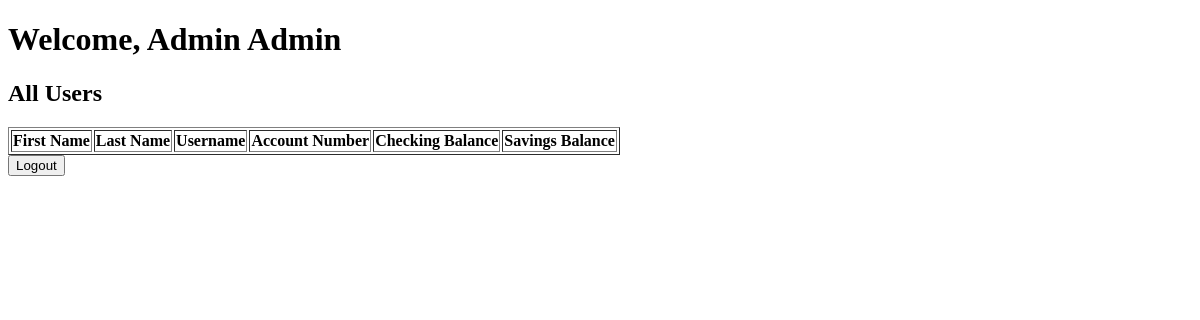
The app's page /admin (signed in), older data.
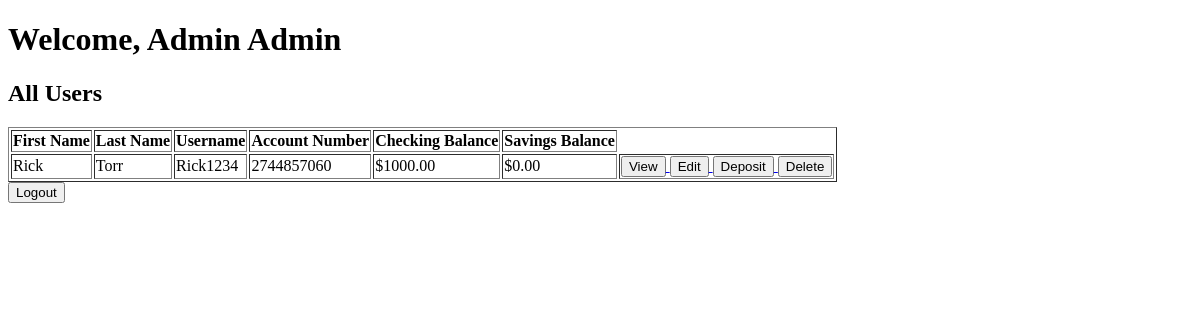
The same page, newer data.
### app.py (models this page shows)
class User(db.Model):
    id = db.Column(db.Integer, primary_key=True)
    first_name = db.Column(db.String(50), nullable=False)
    last_name = db.Column(db.String(50), nullable=False)
    username = db.Column(db.String(50), unique=True, nullable=False)
    password = db.Column(db.String(200), nullable=False)
    account_number = db.Column(db.String(10), unique=True)
    routing_number = db.Column(db.String(9), default='031000053')
    checking_balance = db.Column(db.Float, default=0.0)
    savings_balance = db.Column(db.Float, default=0.0)
    is_admin = db.Column(db.Boolean, default=False)

### app.py (the view)
@app.route('/admin')
def admin():
    if 'user_id' not in session:
        return redirect(url_for('login'))
    user = User.query.get(session['user_id'])
    if not user.is_admin:
        return 'Access denied: Admins only'
    users = User.query.filter_by(is_admin=False).all()
    return render_template('admin.html', user=user, users=users)

### templates/admin.html (shortened to what this page needs)
<!DOCTYPE html>
<html>
<head>
</head>
<body>
    <h1>Welcome, Admin {{ user.first_name }}</h1>
    <h2>All Users</h2>
    <table border="1">
        <tr>
            <th>First Name</th>
            <th>Last Name</th>
            <th>Username</th>
            <th>Account Number</th>
            <th>Checking Balance</th>
            <th>Savings Balance</th>
        </tr>
        {% for u in users %}
        <tr>
            <td>{{ u.first_name }}</td>
            <td>{{ u.last_name }}</td>
            <td>{{ u.username }}</td>
            <td>{{ u.account_number }}</td>
            <td>${{ '%.2f'|format(u.checking_balance) }}</td>
            <td>${{ '%.2f'|format(u.savings_balance) }}</td>
            <td>
                <a href="{{ url_for('view_user', user_id=u.id) }}">
                    <button>View</button>
                </a>
                <a href="{{ url_for('edit_user', user_id=u.id) }}">
                    <button>Edit</button>
                </a>
                <a href="{{ url_for('admin_deposit', user_id=u.id) }}">
                    <button>Deposit</button>
                </a>
                <a href="{{ url_for('delete_user', user_id=u.id) }}">
                    <button>Delete</button>
                </a>
            </td>
        </tr>
        {% endfor %}
    </table>
    <form action="{{ url_for('logout') }}" method="POST">
            <input type="submit" value="Logout">
    </form>
</body>
</html>

Row changes from the older to the newer data that the page shows:
added User: first_name "Rick", last_name "Torr", username "Rick1234", account_number "2744857060", checking_balance "1000.00", savings_balance "0.00"
